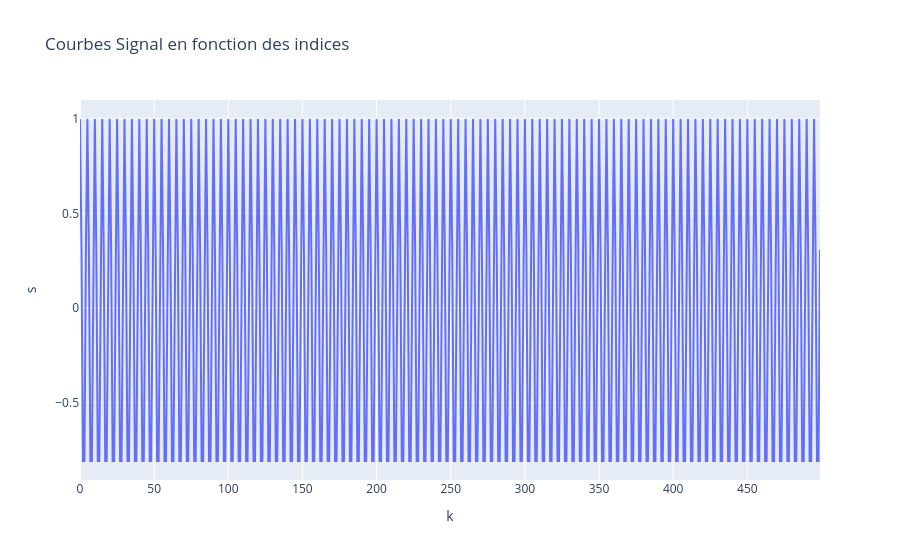

Write notebook code for a chart like this one.
### Code cell
k,t,x=f(1,800,1e3,0,500)
sd.play(x, samplerate=1e3)

df=pd.DataFrame({"k":k,"s":x})
figure=px.line(df,x="k",y="s",title="Courbes Signal en fonction des indices")
#figure2=px.scatter(df,x="k",y="s",color="#FF0000")
figure.show()
#figure2.show()

### Figure 1 — Plotly figure (JSON) as saved in the notebook; plotly's stock layout.template omitted (floating-point values rounded to 4 significant figures; data arrays with more than 128 entries replaced by an {"elided": "..."} marker saying what was removed)
{"data": [{"hovertemplate": "k=%{x}<br>s=%{y}<extra></extra>", "legendgroup": "", "line": {"color": "#636efa", "dash": "solid"}, "marker": {"symbol": "circle"}, "mode": "lines", "name": "", "orientation": "v", "showlegend": false, "type": "scatter", "x": {"elided": "500 int values"}, "xaxis": "x", "y": {"elided": "500 float values"}, "yaxis": "y"}], "layout": {"legend": {"tracegroupgap": 0}, "title": {"text": "Courbes Signal en fonction des indices"}, "xaxis": {"anchor": "y", "domain": [0, 1], "title": {"text": "k"}}, "yaxis": {"anchor": "x", "domain": [0, 1], "title": {"text": "s"}}}}
